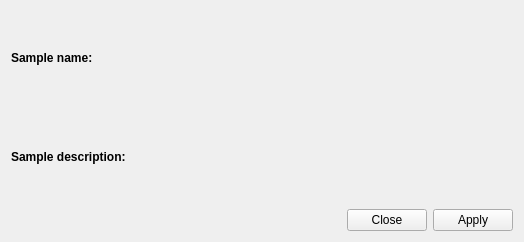
<?xml version="1.0" encoding="UTF-8"?>
<ui version="4.0">
 <class>Form</class>
 <widget class="QWidget" name="Form">
  <property name="geometry">
   <rect>
    <x>0</x>
    <y>0</y>
    <width>524</width>
    <height>242</height>
   </rect>
  </property>
  <property name="minimumSize">
   <size>
    <width>500</width>
    <height>0</height>
   </size>
  </property>
  <property name="windowTitle">
   <string>Form</string>
  </property>
  <layout class="QVBoxLayout" name="verticalLayout">
   <item>
    <layout class="QGridLayout" name="gridLayout">
     <item row="0" column="0">
      <widget class="QLabel" name="samplenameLabel">
       <property name="font">
        <font>
         <bold>true</bold>
        </font>
       </property>
       <property name="text">
        <string>Sample name:</string>
       </property>
      </widget>
     </item>
     <item row="0" column="1">
      <widget class="DeviceParamEdit" name="samplenameEdit" native="true">
       <property name="dev" stdset="0">
        <string>Sample</string>
       </property>
       <property name="param" stdset="0">
        <string>samplename</string>
       </property>
      </widget>
     </item>
     <item row="1" column="0">
      <widget class="QLabel" name="sampledescriptionLabel">
       <property name="font">
        <font>
         <bold>true</bold>
        </font>
       </property>
       <property name="toolTip">
        <string>mandatory for IFF sample database</string>
       </property>
       <property name="text">
        <string>Sample description:</string>
       </property>
      </widget>
     </item>
     <item row="1" column="1">
      <widget class="DeviceParamEdit" name="sampledescriptionEdit" native="true">
       <property name="dev" stdset="0">
        <string>Sample</string>
       </property>
       <property name="param" stdset="0">
        <string>sampledescription</string>
       </property>
      </widget>
     </item>
    </layout>
   </item>
   <item>
    <widget class="QDialogButtonBox" name="buttonBox">
     <property name="standardButtons">
      <set>QDialogButtonBox::StandardButton::Apply|QDialogButtonBox::StandardButton::Close</set>
     </property>
    </widget>
   </item>
  </layout>
 </widget>
 <customwidgets>
  <customwidget>
   <class>DeviceValueEdit</class>
   <extends>QWidget</extends>
   <header>nicos.guisupport.typedvalue</header>
  </customwidget>
  <customwidget>
   <class>DeviceParamEdit</class>
   <extends>DeviceValueEdit</extends>
   <header>nicos.guisupport.typedvalue</header>
  </customwidget>
 </customwidgets>
 <resources/>
 <connections/>
</ui>
